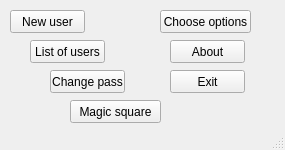
<?xml version="1.0" encoding="UTF-8"?>
<ui version="4.0">
 <class>Adminmenu</class>
 <widget class="QMainWindow" name="Adminmenu">
  <property name="geometry">
   <rect>
    <x>0</x>
    <y>0</y>
    <width>285</width>
    <height>150</height>
   </rect>
  </property>
  <property name="windowTitle">
   <string>Admin menu</string>
  </property>
  <widget class="QWidget" name="centralwidget">
   <widget class="QPushButton" name="NewuserButton">
    <property name="geometry">
     <rect>
      <x>10</x>
      <y>10</y>
      <width>75</width>
      <height>23</height>
     </rect>
    </property>
    <property name="text">
     <string>New user</string>
    </property>
   </widget>
   <widget class="QPushButton" name="ListofusersButton">
    <property name="geometry">
     <rect>
      <x>30</x>
      <y>40</y>
      <width>75</width>
      <height>23</height>
     </rect>
    </property>
    <property name="text">
     <string>List of users</string>
    </property>
   </widget>
   <widget class="QPushButton" name="ChangepassButton">
    <property name="geometry">
     <rect>
      <x>50</x>
      <y>70</y>
      <width>75</width>
      <height>23</height>
     </rect>
    </property>
    <property name="text">
     <string>Change pass</string>
    </property>
   </widget>
   <widget class="QPushButton" name="ChooseoptionsButton">
    <property name="geometry">
     <rect>
      <x>160</x>
      <y>10</y>
      <width>91</width>
      <height>23</height>
     </rect>
    </property>
    <property name="text">
     <string>Choose options</string>
    </property>
   </widget>
   <widget class="QPushButton" name="AboutButton">
    <property name="geometry">
     <rect>
      <x>170</x>
      <y>40</y>
      <width>75</width>
      <height>23</height>
     </rect>
    </property>
    <property name="text">
     <string>About</string>
    </property>
   </widget>
   <widget class="QPushButton" name="Exit">
    <property name="geometry">
     <rect>
      <x>170</x>
      <y>70</y>
      <width>75</width>
      <height>23</height>
     </rect>
    </property>
    <property name="text">
     <string>Exit</string>
    </property>
   </widget>
   <widget class="QPushButton" name="MagicsquareButton">
    <property name="geometry">
     <rect>
      <x>70</x>
      <y>100</y>
      <width>91</width>
      <height>23</height>
     </rect>
    </property>
    <property name="text">
     <string>Magic square</string>
    </property>
   </widget>
  </widget>
  <widget class="QStatusBar" name="statusbar"/>
 </widget>
 <resources/>
 <connections/>
</ui>
